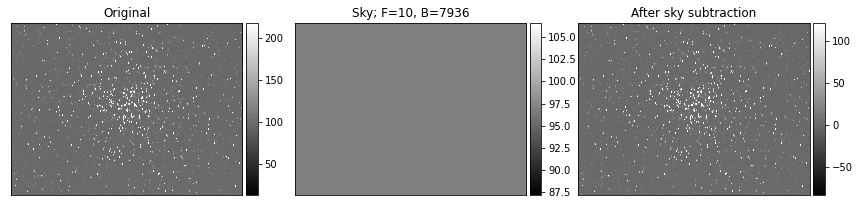

Source code (Python):
import numpy as np
from astropy.io import fits
import sep
from astropy.visualization import ZScaleInterval,ImageNormalize
from mpl_toolkits.axes_grid1 import make_axes_locatable
import matplotlib.pyplot as plt

# Here we will write a utility that let's us play with sky subtraction parameters for a 
# single image, and display the before and after result.  In the other words, the goal
# is to write a function skysubtract(filename,F,B) that uses the sky parameters F, B
# to subtract the sky, and make plots to display the before/after.

# skySubtract(filename,F=3,B=64,savename= "skysubtract.png")


def skySubtract(filename,F,B,savename=None):
    # Open the file and read the image data
    hdu = fits.open(filename) # Open the file 
    image_data = hdu[0].data # get the data (if they're calibrated, 
    # they're already floats)
    
    # This line is need for SEP; if you get a byteswap error, comment this line
    image_data = image_data.byteswap(inplace=True).newbyteorder() 

    # use SEP to determine the background sky level
    sky = sep.Background(image_data,fw=F,fh=F,bh=B,bw=B) # Background Sky Level
    
    # This is the 2D array containing the sky level in each pixel (ADUs)
    ## sky_data = sky.back(filename)
    sky_data = sky.back()
    
    print(f"Average sky level in ADUs: {np.mean(sky_data):.2f}")
    ############ DEBUG

    # Print statistics
    print(f"Average sky level in ADUs (before subtraction):\
          {np.mean(sky_data):.2f}")
    print("Min Image:", np.min(image_data))
    print("Max Image:", np.max(image_data))
    print("Mean Image:", np.mean(image_data))
    print("Median Image:", np.median(image_data))
    print("Data Type:", image_data.dtype)
    
    ###############
    # Subtract the sky data from the image data 
    image_data_nosky = image_data - sky_data

    # Call the function makeplots defined below
    makeplots(image_data,sky_data,image_data_nosky,F,B,savename=savename) 



def makeplots(image_data,sky_data,image_data_nosky,F,B,savename=None):
    # This function is complete.  No need to edit.
    # Plot the 3 images side by side to compare them (the original image, 
    # the sky image, and the image minus the sky)

    fig, ax = plt.subplots(1,3,figsize=[12,3])
    
    # scales the image by same 'zscale' algorithm as ds9
    norm = ImageNormalize(image_data,interval=ZScaleInterval()) 
    im0 = ax[0].imshow(image_data,origin='lower',cmap='gray',norm=norm)
    ax[0].set_title('Original')

    im1 = ax[1].imshow(sky_data,origin='lower',cmap='gray') # linear.  
    # no need for zscale
    ax[1].set_title(f'Sky; F={F}, B={B}')

    # scales the image by same 'zscale' algorithm as ds9
    norm = ImageNormalize(image_data_nosky,interval=ZScaleInterval()) 
    im2 = ax[2].imshow(image_data_nosky,origin='lower',cmap='gray',norm=norm)
    ax[2].set_title('After sky subtraction')

    # Remove the ticks and tick labels
    for a in ax:
        a.xaxis.set_visible(False)
        a.yaxis.set_visible(False)

    # Add colour bars to all three panels (not as simple when using subplots; 
    # calls function below)
    colourbar(im0,ax[0])
    colourbar(im1,ax[1])
    colourbar(im2,ax[2])
    fig.tight_layout()
    if savename: fig.savefig(savename)

def colourbar(sc,ax):
    # This function is complete.  No need to edit.
    divider = make_axes_locatable(ax)
    cax = divider.append_axes('right', size="5%", pad=0.05)
    cbar = plt.colorbar(sc, cax=cax, orientation='vertical')



